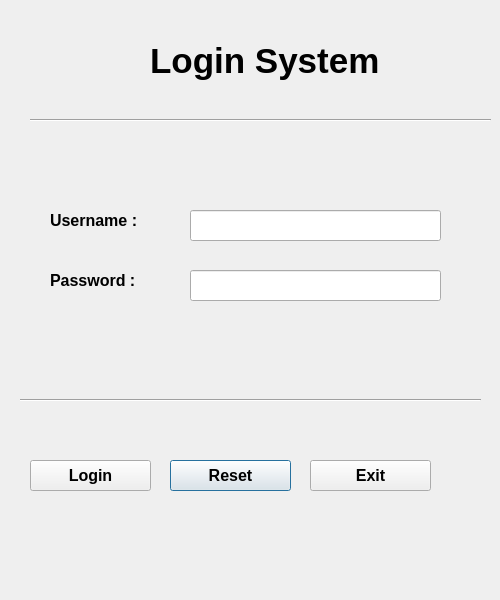
<?xml version="1.0" encoding="UTF-8"?>
<ui version="4.0">
 <class>Login</class>
 <widget class="QDialog" name="Login">
  <property name="geometry">
   <rect>
    <x>0</x>
    <y>0</y>
    <width>500</width>
    <height>600</height>
   </rect>
  </property>
  <property name="minimumSize">
   <size>
    <width>500</width>
    <height>600</height>
   </size>
  </property>
  <property name="maximumSize">
   <size>
    <width>500</width>
    <height>600</height>
   </size>
  </property>
  <property name="windowTitle">
   <string>Login</string>
  </property>
  <property name="windowIcon">
   <iconset theme="QIcon::ThemeIcon::GoHome"/>
  </property>
  <widget class="QLabel" name="label">
   <property name="geometry">
    <rect>
     <x>150</x>
     <y>30</y>
     <width>271</width>
     <height>61</height>
    </rect>
   </property>
   <property name="font">
    <font>
     <pointsize>26</pointsize>
     <bold>true</bold>
    </font>
   </property>
   <property name="text">
    <string>Login System</string>
   </property>
  </widget>
  <widget class="QPushButton" name="pushButton_2">
   <property name="geometry">
    <rect>
     <x>170</x>
     <y>460</y>
     <width>121</width>
     <height>31</height>
    </rect>
   </property>
   <property name="font">
    <font>
     <pointsize>12</pointsize>
     <bold>true</bold>
    </font>
   </property>
   <property name="text">
    <string>Reset</string>
   </property>
  </widget>
  <widget class="QPushButton" name="pushButton_3">
   <property name="geometry">
    <rect>
     <x>30</x>
     <y>460</y>
     <width>121</width>
     <height>31</height>
    </rect>
   </property>
   <property name="font">
    <font>
     <pointsize>12</pointsize>
     <bold>true</bold>
    </font>
   </property>
   <property name="autoFillBackground">
    <bool>false</bool>
   </property>
   <property name="text">
    <string>Login</string>
   </property>
  </widget>
  <widget class="QLabel" name="label_3">
   <property name="geometry">
    <rect>
     <x>50</x>
     <y>270</y>
     <width>131</width>
     <height>20</height>
    </rect>
   </property>
   <property name="font">
    <font>
     <pointsize>12</pointsize>
     <bold>true</bold>
    </font>
   </property>
   <property name="text">
    <string>Password :</string>
   </property>
  </widget>
  <widget class="QLabel" name="label_2">
   <property name="geometry">
    <rect>
     <x>50</x>
     <y>210</y>
     <width>131</width>
     <height>20</height>
    </rect>
   </property>
   <property name="font">
    <font>
     <pointsize>12</pointsize>
     <bold>true</bold>
    </font>
   </property>
   <property name="text">
    <string>Username :</string>
   </property>
  </widget>
  <widget class="QLineEdit" name="Password">
   <property name="enabled">
    <bool>true</bool>
   </property>
   <property name="geometry">
    <rect>
     <x>190</x>
     <y>270</y>
     <width>251</width>
     <height>31</height>
    </rect>
   </property>
   <property name="inputMethodHints">
    <set>Qt::InputMethodHint::ImhHiddenText|Qt::InputMethodHint::ImhNoAutoUppercase|Qt::InputMethodHint::ImhNoPredictiveText|Qt::InputMethodHint::ImhSensitiveData</set>
   </property>
   <property name="echoMode">
    <enum>QLineEdit::EchoMode::Password</enum>
   </property>
  </widget>
  <widget class="QPushButton" name="pushButton_4">
   <property name="geometry">
    <rect>
     <x>310</x>
     <y>460</y>
     <width>121</width>
     <height>31</height>
    </rect>
   </property>
   <property name="font">
    <font>
     <pointsize>12</pointsize>
     <bold>true</bold>
    </font>
   </property>
   <property name="statusTip">
    <string/>
   </property>
   <property name="text">
    <string>Exit</string>
   </property>
  </widget>
  <widget class="Line" name="line">
   <property name="geometry">
    <rect>
     <x>30</x>
     <y>110</y>
     <width>461</width>
     <height>20</height>
    </rect>
   </property>
   <property name="orientation">
    <enum>Qt::Orientation::Horizontal</enum>
   </property>
  </widget>
  <widget class="Line" name="line_2">
   <property name="geometry">
    <rect>
     <x>20</x>
     <y>390</y>
     <width>461</width>
     <height>20</height>
    </rect>
   </property>
   <property name="orientation">
    <enum>Qt::Orientation::Horizontal</enum>
   </property>
  </widget>
  <widget class="QLineEdit" name="Username">
   <property name="geometry">
    <rect>
     <x>190</x>
     <y>210</y>
     <width>251</width>
     <height>31</height>
    </rect>
   </property>
  </widget>
 </widget>
 <resources/>
 <connections/>
</ui>
